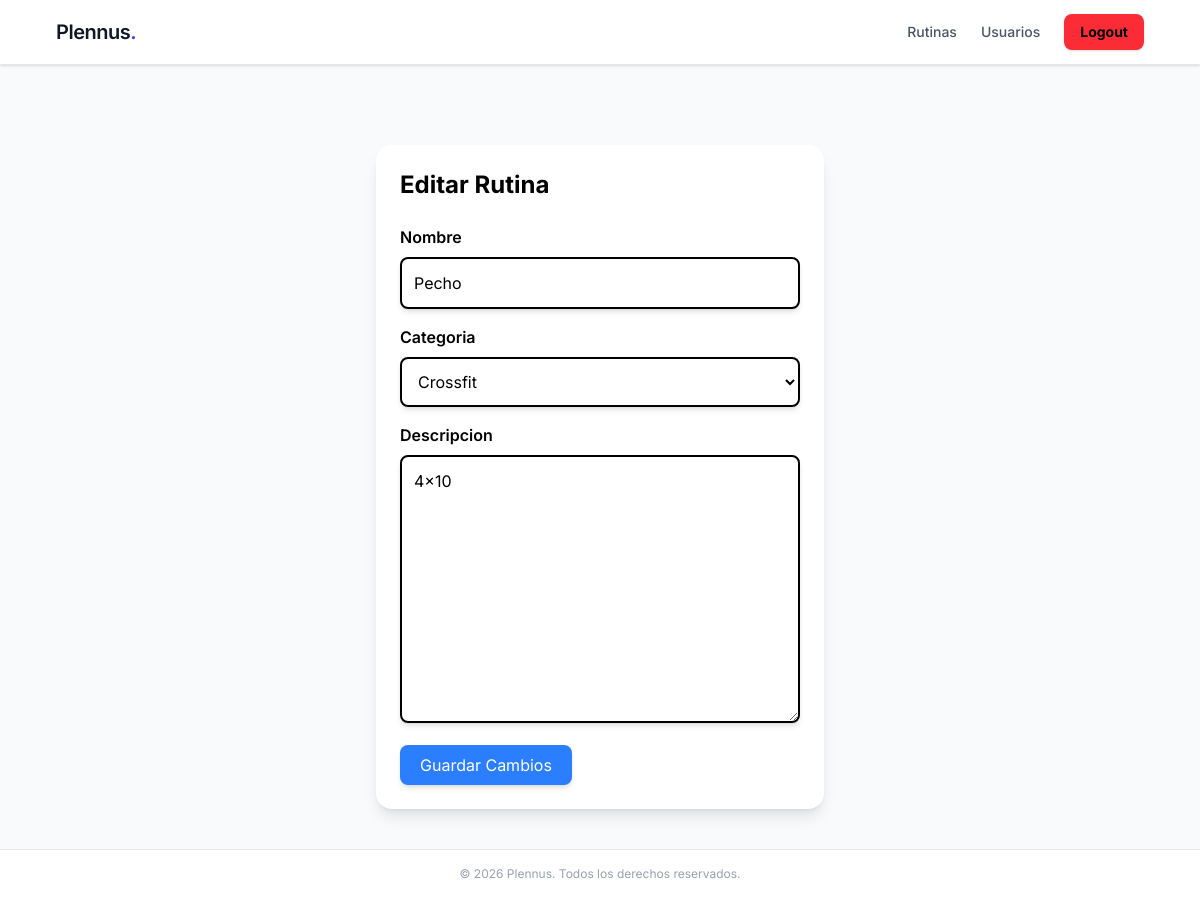
/rutina/editar/1/ (signed in), run on the app's committed database.
### rutina/models.py (models this page shows, shortened)
class Rutina(models.Model):
    nombre = models.CharField(max_length=100)
    categoria = models.ForeignKey(CategoriaRutina, on_delete=models.CASCADE, blank=True)
    activa = models.BooleanField(default=True)
    descripcion = models.TextField()

### rutina/views.py (the view)
# urls.py: path('editar/<int:id>/', views.editar_rutina, name='editar_rutina'),
@login_required
def editar_rutina(request, id):
    rutina = get_object_or_404(Rutina, id=id)
    if request.method == 'POST':
        form = RutinaForm(request.POST, instance=rutina)
        if form.is_valid():
            form.save()
            return redirect('rutinas')
    else:
        form = RutinaForm(instance=rutina)
    return render(request, 'rutina/editar_rutina.html', {'form': form, 'rutina': rutina})

### rutina/forms.py
class RutinaForm(forms.ModelForm):
    class Meta:
        model = Rutina
        fields = ['nombre', 'categoria', 'descripcion']

### rutina/models.py (called while the page is built)
    def __str__(self):
        return self.nombre

### rutina/templates/rutina/editar_rutina.html (shortened to what this page needs)
{% extends 'usuarios/base.html' %}
{% load widget_tweaks %}
{% block body %}
<div class="max-w-md mx-auto mt-10 bg-white p-6 rounded-2xl shadow-lg">
    <h1 class="text-2xl font-bold mb-6 text-black">
        Editar Rutina
    </h1>
    <form method="POST" enctype="multipart/form-data" class="space-y-4">
        {% for field in form %}
            <div>
                <label class="block mb-2 font-semibold text-black">
                    {{ field.label }}
                </label>
                {{ field|add_class:"w-full border-2 border-black bg-white text-black p-3 rounded-lg shadow-md focus:outline-none focus:ring-2 focus:ring-blue-500 focus:border-blue-500" }}
            </div>
        {% endfor %}
        <button
            type="submit"
            class="bg-blue-500 hover:bg-blue-600 text-white px-5 py-2 rounded-lg shadow-md transition"
        >
            Guardar Cambios
        </button>
    </form>
</div>
{% endblock %}

### usuarios/templates/usuarios/base.html (style rules this page uses)
body { font-family: 'Inter', sans-serif; }

### data on the page
Rutina: form "Pecho" "Crossfit" "4x10"

### other printed values
{{ field.label }} "Nombre" "Categoria" "Descripcion"
